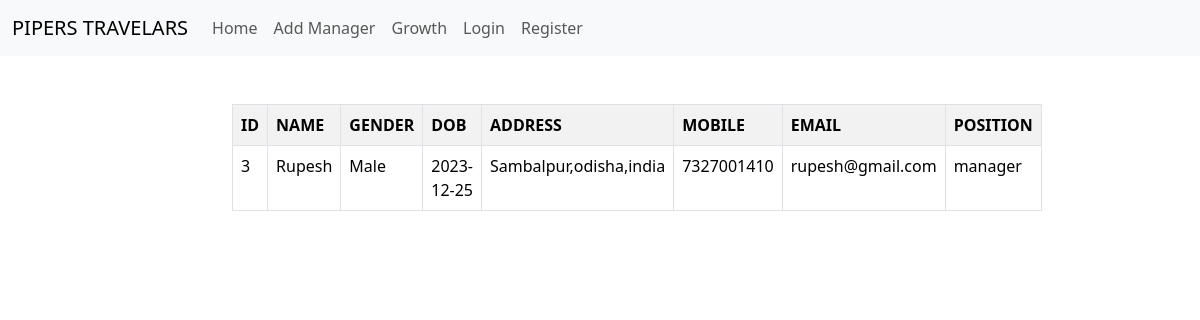
Screenshot of /manager/manager-detials.php?id=3 with the database file from the repository.
### tables this page shows
CREATE TABLE `manager` (
  `id` int(10) NOT NULL,
  `name` varchar(255) NOT NULL,
  `gender` varchar(10) NOT NULL,
  `dob` date NOT NULL,
  `position` varchar(25) NOT NULL,
  `email` text NOT NULL,
  `mobile` bigint(10) NOT NULL,
  `address` text NOT NULL,
  `password` text NOT NULL
);

### manager/manager-detials.php (the view, shortened to what this page needs)
<!DOCTYPE html>
<html lang="en">
<head>
</head>
<body>
    <?php
    include_once "OwnerNav.php";
    require_once "db-connect.php";
    $eid = $_GET['id'];
    ?>
    <div class="container">
        <div class="row">
            <div class="col-md-8 mx-auto my-5">
                <table class="table table-striped table-bordered">
                    <tr>
                        <th>ID</th>
                        <th>NAME</th>
                        <th>GENDER</th>
                        <th>DOB</th>
                        <th>ADDRESS</th>
                        <th>MOBILE</th>
                        <th>EMAIL</th>
                        <th>POSITION</th>
                    </tr>
                    <?php
                    $qry = "SELECT * FROM manager WHERE id=$eid";
                    $res = $conn->query($qry);
                    if ($res->num_rows > 0) {
                        $mng = $res->fetch_assoc();
                    ?>
                        <tr>
                            <td><?php echo $mng['id'] ?></td>
                            <td><?php echo $mng['name'] ?></td>
                            <td><?php echo $mng['gender'] ?></td>
                            <td><?php echo $mng['dob'] ?></td>
                            <td><?php echo $mng['address'] ?></td>
                            <td><?php echo $mng['mobile'] ?></td>
                            <td><?php echo $mng['email'] ?></td>
                            <td><?php echo $mng['position'] ?></td>
                        </tr>
                </table>
            </div>
        </div>
    </div>
<?php
                    } else {
                        echo "No Record Found";
                    }
?>
</body>
</html>

### rows the page displays
manager: id "3", name "Rupesh", gender "Male", dob "2023-12-25", address "Sambalpur,odisha,india", mobile "7327001410", email "rupesh@gmail.com", position "manager"
